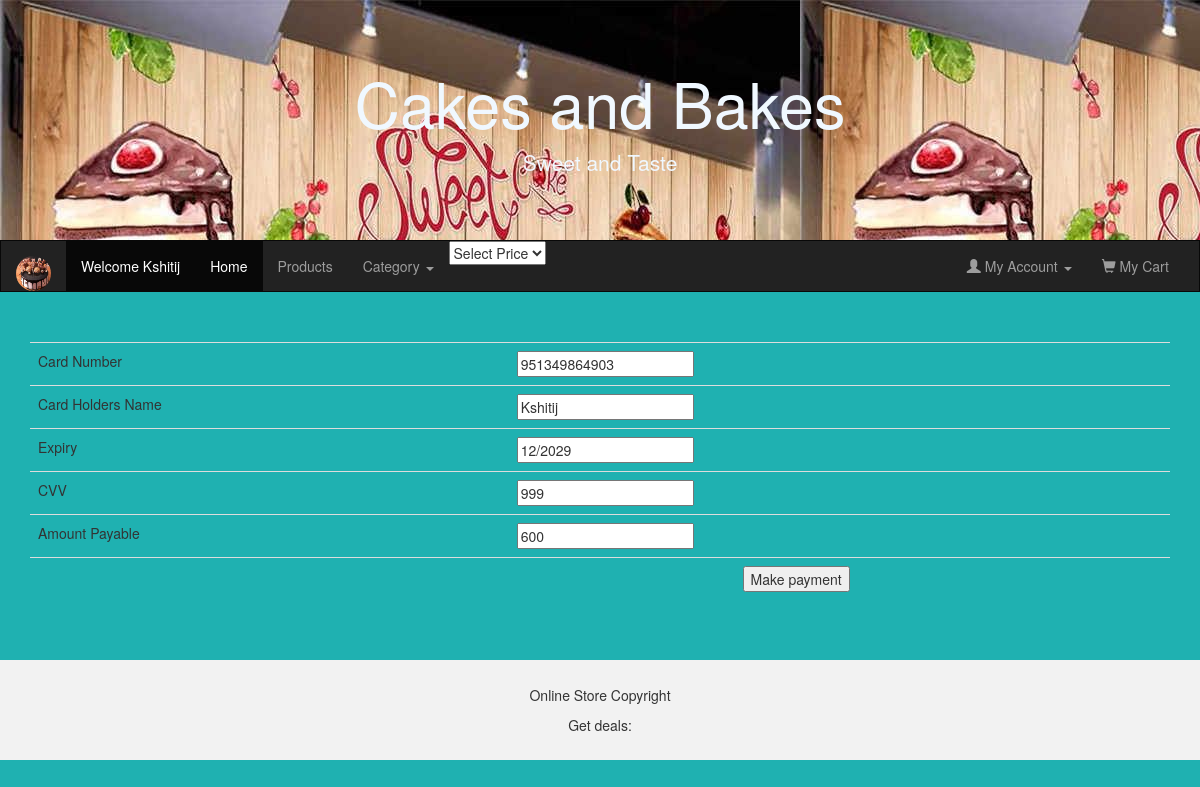
Page /OrderSingleCake/31/600 (signed in) on the earlier database version.
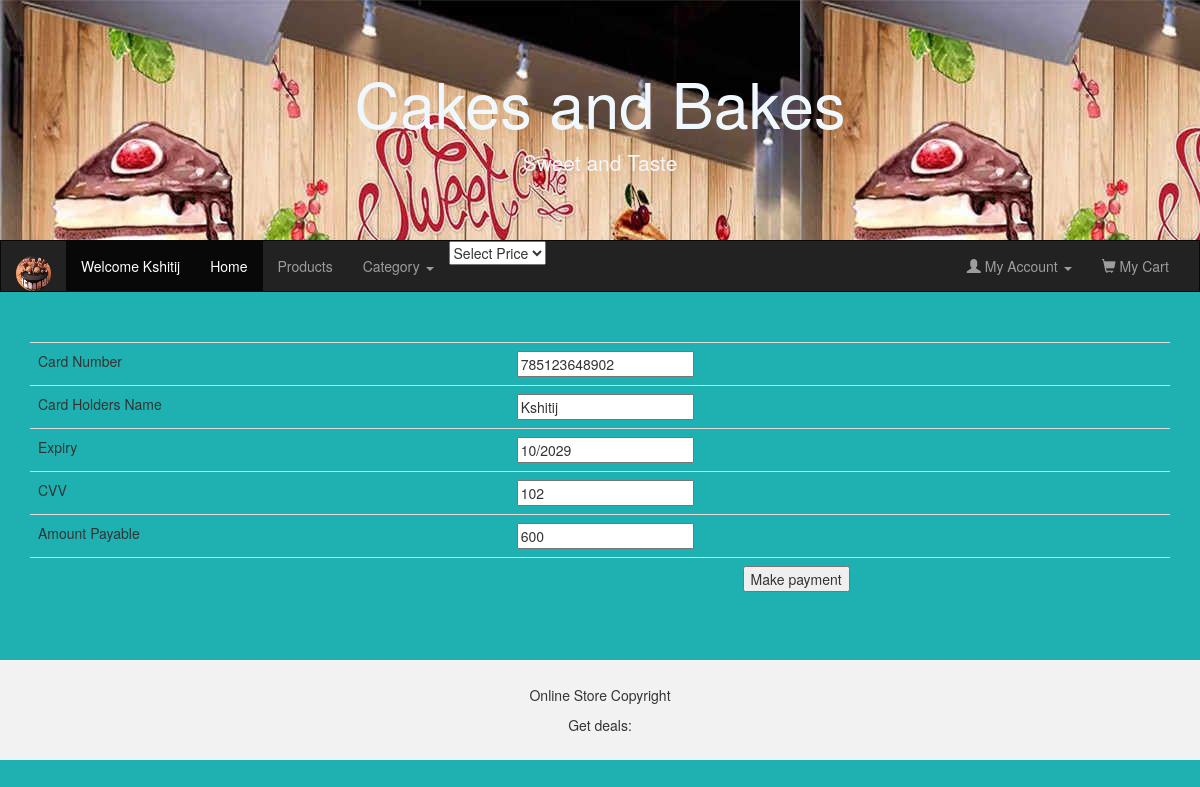
Same page on the later database version.
### UserApp/models.py (models this page shows, shortened)
class CardDetails(models.Model):
    card_no=models.IntegerField(max_length=12)
    cvv=models.IntegerField(max_length=3,null=True)
    expiry_date=models.CharField(max_length=7,null=True)
    user=models.ForeignKey(UserInfo,on_delete=models.CASCADE,null=True)
    class Meta():
        db_table="Card Details"

class UserInfo(models.Model):
    username=models.CharField(max_length=20,primary_key=True)
    email=models.EmailField(max_length=25,null=True)
    password=models.CharField(max_length=25)
    class Meta():
        db_table="UserInfo"

### UserApp/views.py (the view, shortened to what this page needs)
# urls.py: path("OrderSingleCake/<cart_id>/<price>",views.orderSingleCake),
def orderSingleCake(request,cart_id,price):
    if request.method=="GET":
        if "uname" in request.session:
            cats=Category.objects.all()
            cart=MyCart.objects.get(id=cart_id) #Getting particular cake/item from the MyCart table
            if int(price)<500:
                    messages.warning(request, "Minimum order value is ₹500. Please increase quantity.")
                    return redirect(home)
            else:
                try:
                    card=CardDetails.objects.filter(user=request.session["uname"]) #If details not found exception is thrown
                except:
                    messages.warning(request, "Card details not found! Please fill the form manually")
                    return render(request, "makePayment.html",{"cart":cart,"amt":price,"cats":cats})
                else: #Otherwise we fetch the card details and autofill the payment details.
                    card=CardDetails.objects.filter(user=request.session["uname"]).last()
                    messages.info(request,"Previous payment details restored!")
                    return render(request, "makePayment.html",{"cart":cart,"amt":price,"cats":cats,"card":card})
        else:
            return redirect(logIn)

### UserApp/templates/makePayment.html (shortened to what this page needs)
{%extends "home.html"%}
{%block content%}
<center>
    {%if card%}
    <form method="post">
            <table class=" table">
                <tr>
                    <td>Card Number</td>
                    <td><input type="number" name="card_no" value="{{card.card_no}}" required></td>
                </tr>
                <tr>
                    <td>Card Holders Name</td>
                    <td><input type="text" name="holders_name" value="{{card.user.username}}" required></td>
                </tr>
                <tr>
                    <td>Expiry</td>
                    <td><input type="text" name="expiry" value="{{card.expiry_date}}" required ></td>
                </tr>
                <tr>
                    <td>CVV</td>
                    <td><input type="number" name="cvv" value="{{card.cvv}}" required></td>
                </tr>
                <tr>
                    <tr><td>Amount Payable</td>
                    <td><input type="text" readonly value="{{amt}}" name="amt"></td></tr>
                    <td></td>
                     <td><button type="submit"> Make payment</button></td>
                </tr>
            </table>
        </form>
    {%endif%}
</center>
{%endblock%}

Differences in the rows shown:
no longer on this page (row unchanged): CardDetails: card_no "951349864903", holders_name "Kshitij", expiry "12/2029", cvv "999"
added CardDetails: card_no "785123648902", holders_name "Kshitij", expiry "10/2029", cvv "102"
